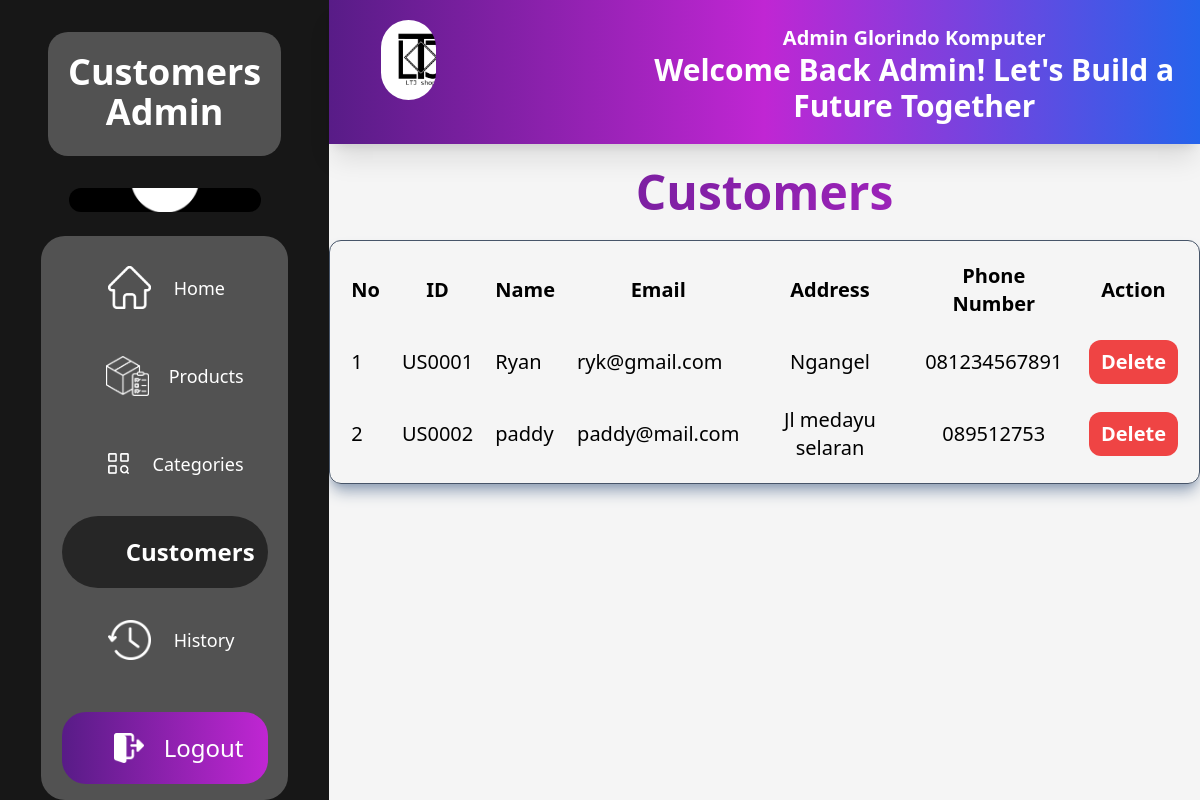
The app's page /customerAdmin.php (signed in), older data.
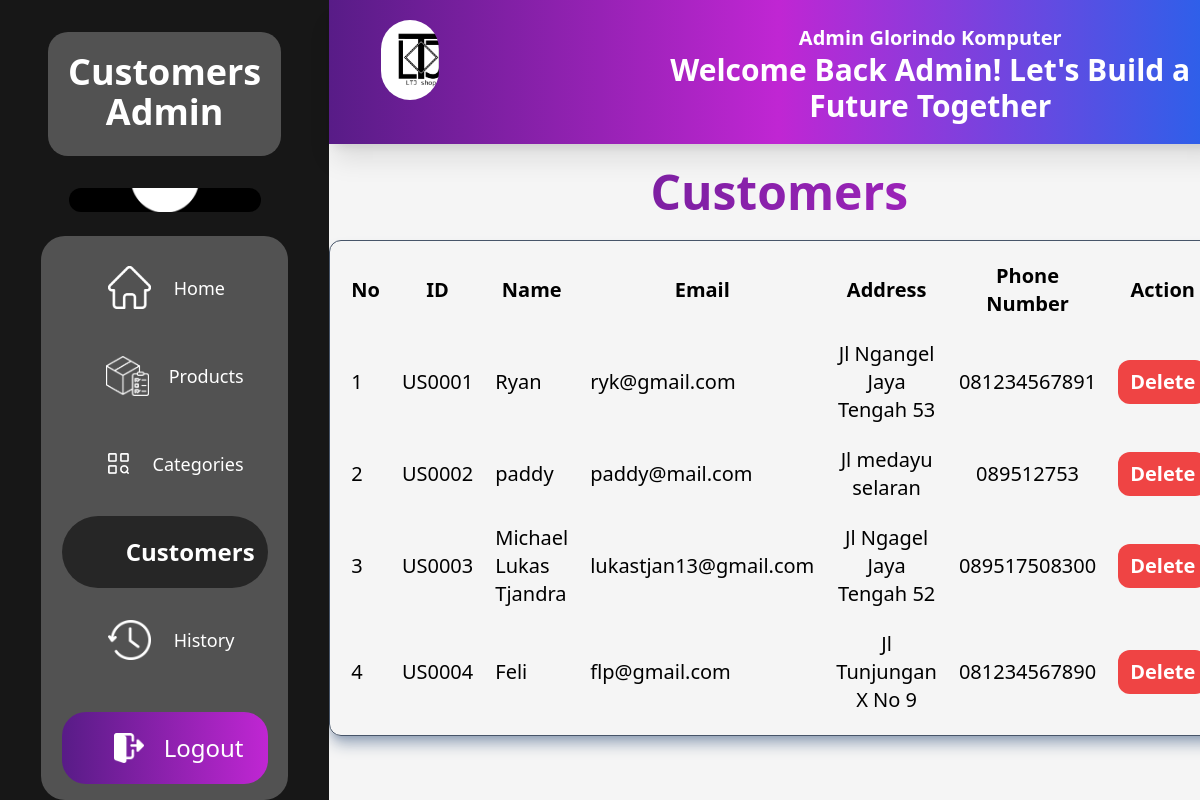
The same page, newer data.
### tables this page shows
CREATE TABLE `users` (
  `id_users` varchar(200) NOT NULL,
  `nama` varchar(200) DEFAULT NULL,
  `email` varchar(200) DEFAULT NULL,
  `telp` varchar(100) DEFAULT NULL,
  `alamat` varchar(200) DEFAULT NULL,
  `password` varchar(200) DEFAULT NULL,
  `status` tinyint(1) DEFAULT NULL,
  PRIMARY KEY (`id_users`)
);

### customerAdmin.php (the view, shortened to what the changed rows need)
<?php
    require_once('connection.php');
?>
<!DOCTYPE html>
<html lang="en">
<head>
    <script src="https://cdn.tailwindcss.com"></script>
</head>
<body>
    <form action="" method="POST">
        <div class="flex h-screen">
            <div class="flex-auto flex flex-col w-full bg-neutral-100">
                <div class="overflow-y-auto h-screen -mt-5">
                    <table class="table-auto mx-auto border-separate border-spacing-5 border border-slate-600 text-xl shadow-lg shadow-slate-400 rounded-xl" id="list_categories">
                        <tr>
                            <th class="col">No</th>
                            <th class="col">ID</th>
                            <th class="col">Name</th>
                            <th class="col">Email</th>
                            <th class="col">Address</th>
                            <th class="col">Phone Number</th>
                            <th class="col">Action</th>
                        </tr>
                        <?php
                            $nomer = 0;
                            $all_items = mysqli_query($conn, "select * from users");
                            if($all_items->num_rows == 0){
                        ?>
                            <tr>
                                <td colspan="8" class="text-center">There's No Customers yet..</td>
                            </tr>
                        <?php
                            }else{
                                while($row = mysqli_fetch_row($all_items)){
                                    $nomer++;
                                    if($row[6] == '1'){
                        ?>
                            <tr>
                                <td class="col"><?= $nomer?></td>
                                <td class="col"><?= $row[0]?></td>
                                <td class="col"><?=$row[1]?></td>
                                <td class="col"><?=$row[2]?></td>
                                <td class="col text-center"><?=$row[4]?></td>
                                <td class="col text-center"><?=$row[3]?></td>
                                <td class="col">
                                    <button class="px-3 py-2 rounded-xl text-white font-semibold bg-red-500 hover:bg-red-600"
                                    type="submit" name="deleteUser" value="<?= $row[0]?>">Delete</button>
                                </td>
                            </tr>
                        <?php
                                    }
                                }
                            }
                        ?>
                    </table>
                </div>
            </div>
        </div>
    </form>
</body>
</html>

Row changes from the older to the newer data that the page shows:
changed users "US0001": alamat "Ngangel" → "Jl Ngangel Jaya Tengah 53"
added users: id_users "US0003", nama "Michael Lukas Tjandra", email "lukastjan13@gmail.com", alamat "Jl Ngagel Jaya Tengah 52", telp "089517508300"
added users: id_users "US0004", nama "Feli", email "flp@gmail.com", alamat "Jl Tunjungan X No 9", telp "081234567890"
